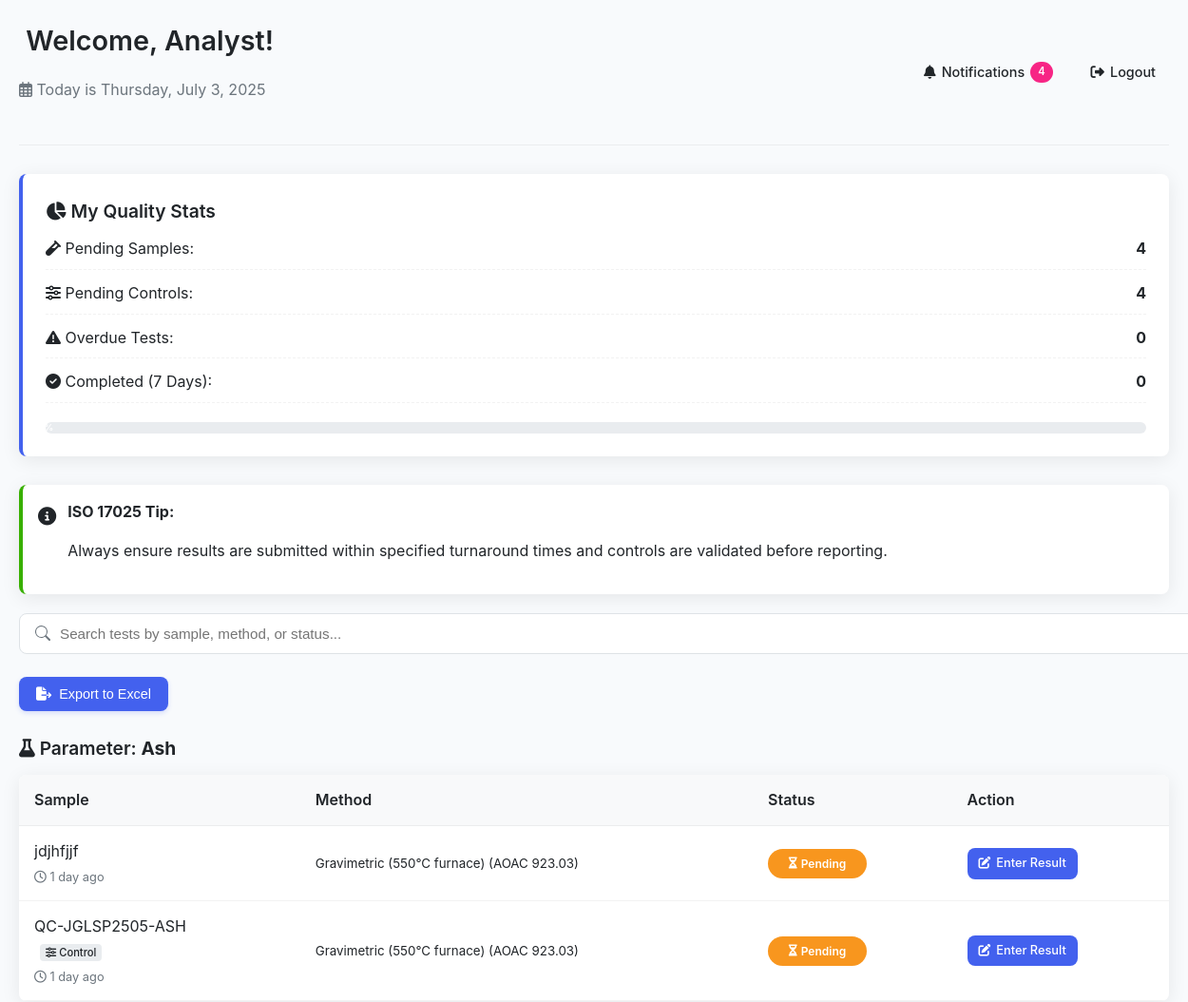
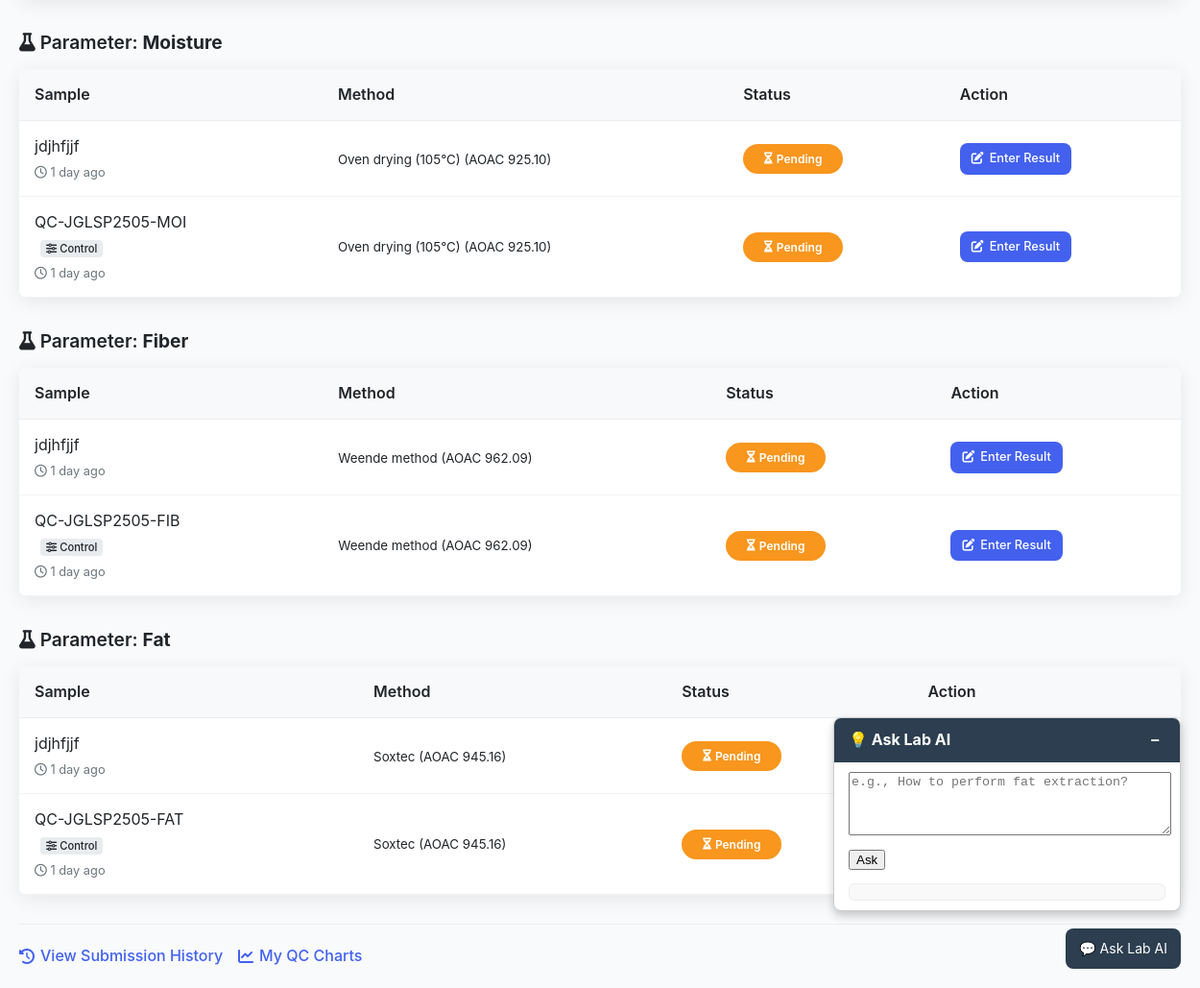
Page /analyst/dashboard/ (signed in) on the earlier database version (2 pictures, top to bottom).
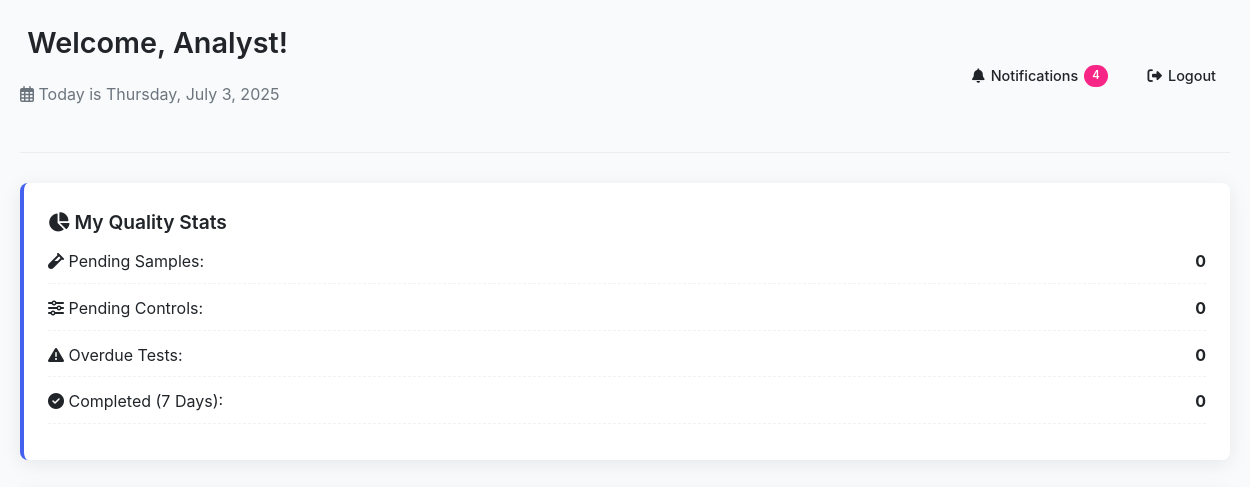
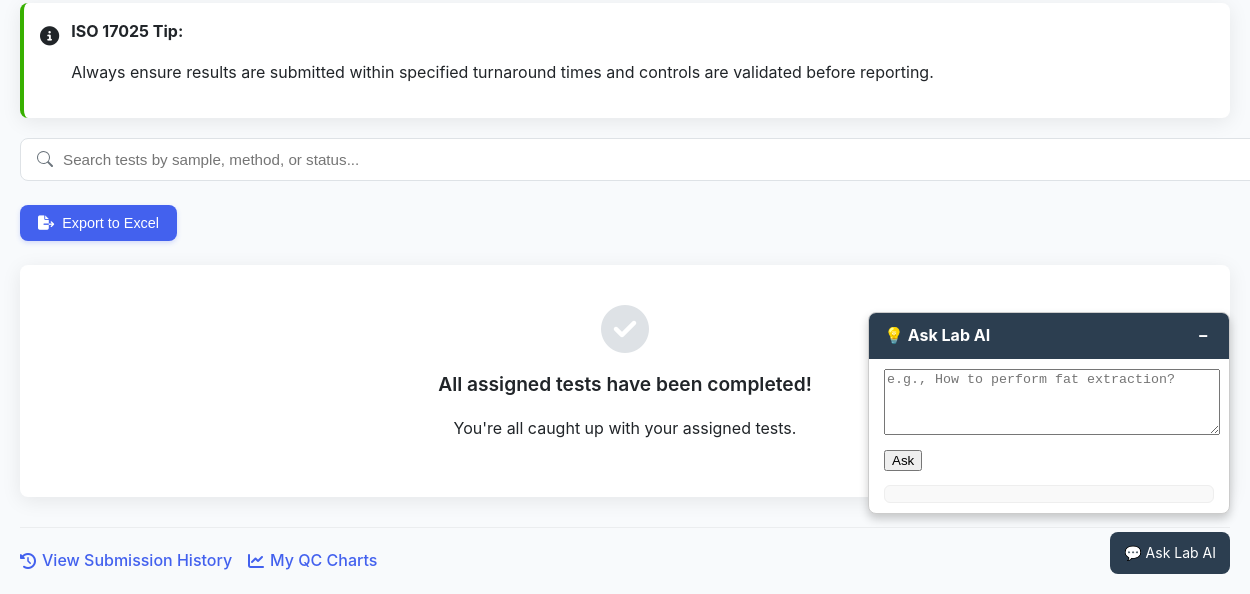
Same page on the later database version (2 pictures, top to bottom).
### lims/models/test_assignment.py (models this page shows)
class TestAssignment(models.Model):
    sample = models.ForeignKey(Sample, on_delete=models.CASCADE)
    parameter = models.ForeignKey(Parameter, on_delete=models.CASCADE)
    analyst = models.ForeignKey(settings.AUTH_USER_MODEL, on_delete=models.SET_NULL, null=True)
    assigned_date = models.DateTimeField(auto_now_add=True)
    status = models.CharField(max_length=20, default='pending')
    equipment_used = models.ForeignKey(
    'lims.Equipment',
    null=True,
    blank=True,
    on_delete=models.SET_NULL,
    help_text="Equipment used for this test"
)
    is_control = models.BooleanField(default=False)

### lims/models/parameter.py (models this page shows, shortened)
class Parameter(models.Model):
    group = models.ForeignKey(ParameterGroup, on_delete=models.CASCADE)
    default_equipment = models.ForeignKey(
        Equipment,
        null=True,
        blank=True,
        on_delete=models.SET_NULL,
        help_text="Preferred device for this test"
    )
    name = models.CharField(max_length=100)
    unit = models.CharField(max_length=20)
    method = models.CharField(max_length=150)
    ref_limit = models.CharField(max_length=50)
    default_price = models.DecimalField(max_digits=8, decimal_places=2)

### lims/models/sample.py (models this page shows)
class Sample(models.Model):
    client = models.ForeignKey(Client, on_delete=models.CASCADE)
    sample_code = models.CharField(max_length=50, unique=True)
    sample_type = models.CharField(max_length=100)
    weight = models.DecimalField(max_digits=6, decimal_places=2)
    temperature = models.DecimalField(max_digits=5, decimal_places=2, null=True, blank=True)
    humidity = models.DecimalField(max_digits=5, decimal_places=2, null=True, blank=True)
    status = models.CharField(max_length=20, choices=SampleStatus.choices, default=SampleStatus.RECEIVED)
    received_date = models.DateField(auto_now_add=True)
    verified_at = models.DateTimeField(null=True, blank=True)
    coa_released = models.BooleanField(default=False)
    manager_comment = models.TextField(blank=True, null=True)

### lims/views/analyst.py (the view, shortened to what this page needs)
# urls.py: path('analyst/dashboard/', views.analyst_dashboard_view, name='analyst_dashboard'),
@login_required
def analyst_dashboard_view(request):
    assignments = TestAssignment.objects.select_related(
        'sample', 'sample__client', 'parameter'
    ).filter(status='pending', analyst=request.user)
    grouped = defaultdict(list)
    total_samples = 0
    total_controls = 0
    overdue_tests = 0
    now_time = now().date()
    one_week_ago = now_time - timedelta(days=7)
    for assignment in assignments:
        grouped[assignment.parameter.name].append(assignment)
        if assignment.is_control:
            total_controls += 1
        else:
            total_samples += 1
        received_date = assignment.sample.received_date
        if received_date:
            days_since = (now_time - received_date).days
            assignment.days_since_received = days_since
            if days_since > 3:
                overdue_tests += 1
        else:
            assignment.days_since_received = None
    completed_count = TestAssignment.objects.filter(
        analyst=request.user,
        status='completed',
        testresult__recorded_at__gte=one_week_ago
    ).count()
    total_assigned = total_samples + total_controls
    completed_percent = int((completed_count / total_assigned) * 100) if total_assigned else 0
    today = now_time
    this_week_start = today - timedelta(days=today.weekday())
    last_week_start = this_week_start - timedelta(days=7)
    last_week_end = this_week_start - timedelta(days=1)
    snapshots = EfficiencySnapshot.objects.filter(
        week_start=last_week_start,
        week_end=last_week_end
    )
    my_snapshot = snapshots.filter(analyst=request.user).first()
    nudge_message = ""
    return render(request, 'lims/analyst_dashboard.html', {
        'grouped_assignments': dict(grouped),
        'stats': {
            'samples': total_samples,
            'controls': total_controls,
            'overdue': overdue_tests,
            'completed_last_7_days': completed_count,
            'completed_percent': completed_percent,
            'total': total_assigned
        },
        'nudge_message': nudge_message,
        'today': today
    })

### lims/templates/lims/analyst_dashboard.html (shortened to what the changed rows need)
<!DOCTYPE html>
<html lang="en">
<head>
  <link rel="stylesheet" href="https://cdnjs.cloudflare.com/ajax/libs/font-awesome/6.4.0/css/all.min.css">
</head>
<body>
  <div class="container">
    <header>
      <div>
        <h1> Welcome, {{ request.user.first_name }}!</h1>
      </div>
    </header>
    <div class="dashboard-grid">
      <div class="card stats-card">
        <ul class="stats-list">
          <li><span><i class="fas fa-vial"></i> Pending Samples:</span> <strong>{{ stats.samples }}</strong></li>
          <li><span><i class="fas fa-sliders-h"></i> Pending Controls:</span> <strong>{{ stats.controls }}</strong></li>
        </ul>
      </div>
    </div>
    {% if grouped_assignments %}
      {% for parameter_name, tests in grouped_assignments.items %}
        <section>
          <h3><i class="fas fa-flask"></i> Parameter: <strong>{{ parameter_name }}</strong></h3>
          <div class="table-container">
            <table id="test-table">
              <thead>
                <tr>
                  <th>Sample</th>
                  <th>Method</th>
                  <th>Status</th>
                  <th>Action</th>
                </tr>
              </thead>
              <tbody>
                {% for test in tests %}
                  <tr>
                    <td>
                      <div>{{ test.sample.sample_code }}</div>
                      {% if test.is_control and test.sample.sample_type == "QC" %}
                        <span class="control-label"><i class="fas fa-sliders-h"></i> Control</span>
                      {% endif %}
                      {% if test.days_since_received is not None %}
                        <div style="font-size: 0.8rem; color: var(--gray); margin-top: 4px;">
                          <i class="far fa-clock"></i> {{ test.days_since_received }} day{{ test.days_since_received|pluralize }} ago
                        </div>
                      {% endif %}
                    </td>
                    <td><small>{{ test.parameter.method }}</small></td>
                    <td>
                      <span class="status-pill status-{{ test.status }}">
                        {% if test.status == 'pending' %}
                          <i class="fas fa-hourglass-half"></i>
                        {% elif test.status == 'completed' %}
                          <i class="fas fa-check-circle"></i>
                        {% elif test.status == 'verified' %}
                          <i class="fas fa-check-double"></i>
                        {% endif %}
                        {{ test.status|title }}
                      </span>
                    </td>
                    <td>
                      <a href="{% url 'enter_result' test.id %}" class="action-link">
                        <i class="fas fa-edit"></i> Enter Result
                      </a>
                    </td>
                  </tr>
                {% endfor %}
              </tbody>
            </table>
          </div>
        </section>
      {% endfor %}
    {% else %}
      <div class="empty-state">
        <i class="fas fa-check-circle"></i>
        <h3>All assigned tests have been completed!</h3>
        <p>You're all caught up with your assigned tests.</p>
      </div>
    {% endif %}
  </div>
</body>
</html>

Differences in the rows shown:
removed TestAssignment: name "Ash", sample.sample_code "jdjhfjjf", days_since_received "1", parameter.method "Gravimetric (550°C furnace) (AOAC 923.03)", status "Pending"
removed TestAssignment: sample.sample_code "QC-JGLSP2505-ASH", is_control True (drawn), days_since_received "1", parameter.method "Gravimetric (550°C furnace) (AOAC 923.03)", status "Pending", shown under "Ash"
removed TestAssignment: name "Moisture", sample.sample_code "jdjhfjjf", days_since_received "1", parameter.method "Oven drying (105°C) (AOAC 925.10)", status "Pending"
removed TestAssignment: sample.sample_code "QC-JGLSP2505-MOI", is_control True (drawn), days_since_received "1", parameter.method "Oven drying (105°C) (AOAC 925.10)", status "Pending", shown under "Moisture"
removed TestAssignment: name "Fiber", sample.sample_code "jdjhfjjf", days_since_received "1", parameter.method "Weende method (AOAC 962.09)", status "Pending"
removed TestAssignment: sample.sample_code "QC-JGLSP2505-FIB", is_control True (drawn), days_since_received "1", parameter.method "Weende method (AOAC 962.09)", status "Pending", shown under "Fiber"
removed TestAssignment: name "Fat", sample.sample_code "jdjhfjjf", days_since_received "1", parameter.method "Soxtec (AOAC 945.16)", status "Pending"
removed TestAssignment: sample.sample_code "QC-JGLSP2505-FAT", is_control True (drawn), days_since_received "1", parameter.method "Soxtec (AOAC 945.16)", status "Pending", shown under "Fat"
Other differences:
{{ stats.samples }}: "4" → "0"
{{ stats.controls }}: "4" → "0"
text now shown: "All assigned tests have been completed! You're all caught up with your assigned tests."
